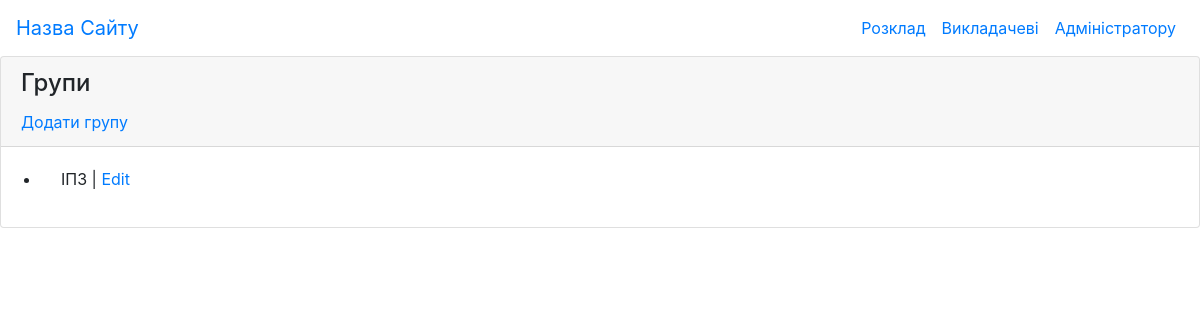
Page /control/group-create-or-update/ on the earlier database version.
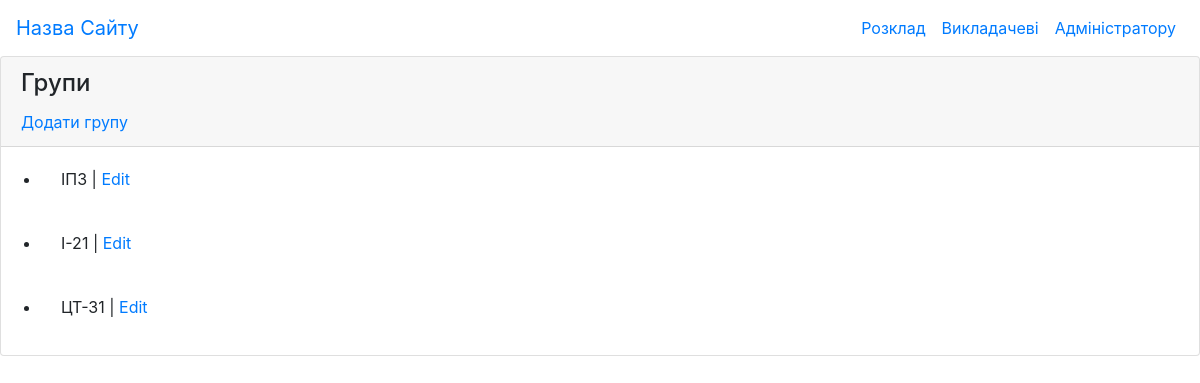
Same page on the later database version.
### group/models.py (models this page shows, shortened)
class Groups(models.Model):
    title=models.CharField('Назва', max_length=75)
    titleFull=models.CharField('Повна назва', max_length=150)
    kurs=models.PositiveIntegerField(default=1)
    educational_programs=models.ForeignKey(EducationalPrograms,on_delete=models.PROTECT)
    faculty=models.ForeignKey(Facultys,on_delete=models.PROTECT)

### group/views.py (the view)
# urls.py: path('', GroupsList.as_view(), name='group_list'),
class GroupsList(ListView):
    model = Groups
    template_name = "group/group_list.html"
    context_object_name = "groups"

### group/templates/group/group_list.html
{% extends "main/index.html" %}
{% block content %}
    <div class="card">
        <div class="card-header card-header-secondary">
            <h4 class="card-title">Групи</h4>
            <a href="{% url 'group_create' %}">Додати групу</a>
        </div>
        <ul>
            {% for group in groups %}
                <li class="card-body">{{ group.title }} | <a href="{% url 'group_update' group.id %}">Edit</a></li>
            {% endfor %}
        </ul>
    </div>
{% endblock content %}

Differences in the rows shown:
added Groups: title "І-21"
added Groups: title "ЦТ-31"
